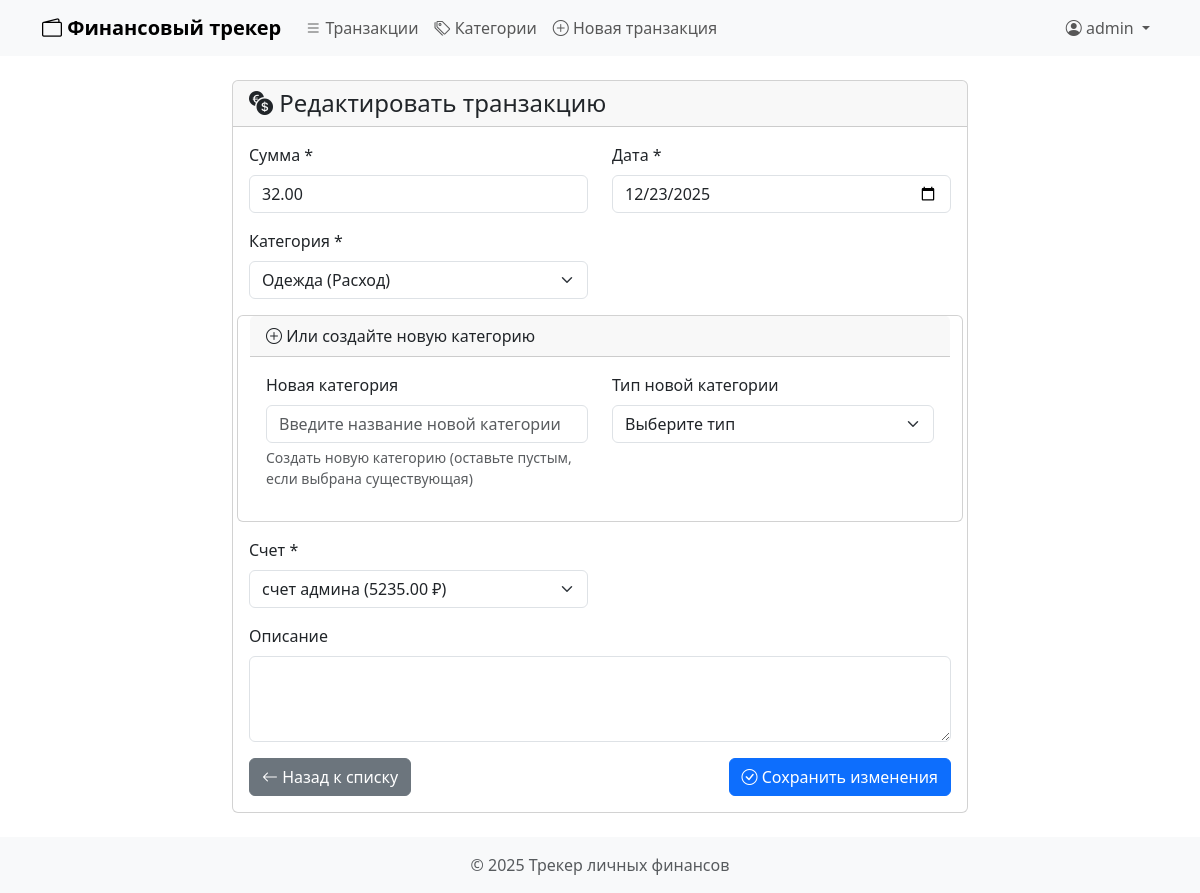
Page /transactions/2/edit/ (signed in) on the committed database.
### transactions/models.py (models this page shows, shortened)
class Transaction(models.Model):
    TRANSACTION_TYPES = (
        ('expense', 'Расход'),
        ('income', 'Доход'),
    )
    user = models.ForeignKey(
        settings.AUTH_USER_MODEL,
        on_delete=models.CASCADE,
        verbose_name='Пользователь'
    )
    amount = models.DecimalField(
        max_digits=12,
        decimal_places=2,
        verbose_name='Сумма'
    )
    date = models.DateField(
        verbose_name='Дата',
        db_index=True
    )
    category = models.ForeignKey(
        'categories.Category',
        on_delete=models.PROTECT,
        verbose_name='Категория'
    )
    account = models.ForeignKey(
        'accounts.Account',
        on_delete=models.PROTECT,
        verbose_name='Счет'
    )
    description = models.CharField(
        max_length=255,
        blank=True,
        verbose_name='Описание'
    )
    created_at = models.DateTimeField(
        auto_now_add=True,
        verbose_name='Создано'
    )
    updated_at = models.DateTimeField(
        auto_now=True,
        verbose_name='Обновлено'
    )
    class Meta:
        verbose_name = 'Транзакция'
        verbose_name_plural = 'Транзакции'
        ordering = ['-date', '-id']
        indexes = [
            models.Index(fields=['-date', 'user']),
            models.Index(fields=['category', 'user']),
        ]

### transactions/views.py (the view, shortened to what this page needs)
# urls.py: path('<int:pk>/edit/', views.TransactionUpdateView.as_view(), name='transaction_update'),
class TransactionUpdateView(LoginRequiredMixin, UpdateView):
    model = Transaction
    form_class = TransactionForm
    template_name = 'transactions/transaction_form.html'
    success_url = reverse_lazy('transactions:transaction_list')
    def get_queryset(self):
        return Transaction.objects.filter(user=self.request.user)
    def get_form_kwargs(self):
        kwargs = super().get_form_kwargs()
        kwargs['user'] = self.request.user
        return kwargs

### accounts/models.py (called while the page is built)
    def __str__(self):
        return f"{self.name} ({self.balance} ₽)"

### categories/models.py (called while the page is built)
    def __str__(self):
        return f"{self.name} ({self.get_type_display()})"

### templates/transactions/transaction_form.html (shortened to what this page needs)
{% extends 'base.html' %}
{% block content %}
<div class="row justify-content-center">
    <div class="col-md-8">
        <div class="card">
            <div class="card-header">
                <h4 class="mb-0">
                    <i class="bi bi-currency-exchange"></i>
                    {% if form.instance.pk %}Редактировать транзакцию{% else %}Новая транзакция{% endif %}
                </h4>
            </div>
            <div class="card-body">
                <form method="post" novalidate>
                    <div class="row">
                        <div class="col-md-6 mb-3">
                            <label for="{{ form.amount.id_for_label }}" class="form-label">
                                {{ form.amount.label }} *
                            </label>
                            {{ form.amount }}
                        </div>
                        <div class="col-md-6 mb-3">
                            <label for="{{ form.date.id_for_label }}" class="form-label">
                                {{ form.date.label }} *
                            </label>
                            {{ form.date }}
                        </div>
                    </div>
                    <div class="row">
                        <div class="col-md-6 mb-3">
                            <label for="{{ form.category.id_for_label }}" class="form-label">
                                {{ form.category.label }} *
                            </label>
                            {{ form.category }}
                        </div>
<div class="card mb-3">
    <div class="card-header">
        <i class="bi bi-plus-circle"></i> Или создайте новую категорию
    </div>
    <div class="card-body">
        <div class="row">
            <div class="col-md-6 mb-3">
                <label for="{{ form.new_category_name.id_for_label }}" class="form-label">
                    {{ form.new_category_name.label }}
                </label>
                {{ form.new_category_name }}
                <div class="form-text">{{ form.new_category_name.help_text }}</div>
            </div>
            <div class="col-md-6 mb-3">
                <label for="{{ form.new_category_type.id_for_label }}" class="form-label">
                    {{ form.new_category_type.label }}
                </label>
                {{ form.new_category_type }}
            </div>
        </div>
    </div>
</div>
                        <div class="col-md-6 mb-3">
                            <label for="{{ form.account.id_for_label }}" class="form-label">
                                {{ form.account.label }} *
                            </label>
                            {{ form.account }}
                        </div>
                    </div>
                    <div class="mb-3">
                        <label for="{{ form.description.id_for_label }}" class="form-label">
                            {{ form.description.label }}
                        </label>
                        {{ form.description }}
                    </div>
                    <div class="d-flex justify-content-between">
                        <a href="{% url 'transactions:transaction_list' %}" class="btn btn-secondary">
                            <i class="bi bi-arrow-left"></i> Назад к списку
                        </a>
                        <button type="submit" class="btn btn-primary">
                            <i class="bi bi-check-circle"></i>
                            {% if form.instance.pk %}Сохранить изменения{% else %}Создать транзакцию{% endif %}
                        </button>
                    </div>
                </form>
            </div>
        </div>
    </div>
</div>
{% endblock %}

### templates/base.html (shortened to what this page needs)
<!DOCTYPE html>
<html lang="ru">
<head>
    <link href="https://cdn.jsdelivr.net/npm/bootstrap@5.3.0-alpha1/dist/css/bootstrap.min.css" rel="stylesheet">
    <link rel="stylesheet" href="https://cdn.jsdelivr.net/npm/bootstrap-icons@1.10.0/font/bootstrap-icons.css">
</head>
<body>
<nav class="navbar navbar-expand-lg navbar-light bg-light">
    <div class="container">
        <a class="navbar-brand" href="{% url 'transactions:transaction_list' %}">
            <i class="bi bi-wallet2"></i> Финансовый трекер
        </a>
        <div class="collapse navbar-collapse" id="navbarNav">
            {% if user.is_authenticated %}
            <ul class="navbar-nav me-auto">
                <li class="nav-item">
                    <a class="nav-link" href="{% url 'transactions:transaction_list' %}">
                        <i class="bi bi-list"></i> Транзакции
                    </a>
                </li>
                <li class="nav-item">
                    <a class="nav-link" href="{% url 'categories:category_list' %}">
                        <i class="bi bi-tags"></i> Категории
                    </a>
                </li>
                <li class="nav-item">
                    <a class="nav-link" href="{% url 'transactions:transaction_create' %}">
                        <i class="bi bi-plus-circle"></i> Новая транзакция
                    </a>
                </li>
            </ul>
            {% endif %}
            <ul class="navbar-nav">
                {% if user.is_authenticated %}
                    <li class="nav-item dropdown">
                        <a class="nav-link dropdown-toggle" href="#" id="userDropdown" role="button" data-bs-toggle="dropdown">
                            <i class="bi bi-person-circle"></i> {{ user.username }}
                        </a>
                    </li>
                {% endif %}
            </ul>
        </div>
    </div>
</nav>
    <main class="container my-4">
        {% block content %}{% endblock %}
    </main>
    <footer class="footer mt-auto">
        <div class="container text-center">
            <span class="text-muted">© {% now "Y" %} Трекер личных финансов</span>
        </div>
    </footer>
</body>
</html>

### templates/base.html (style rules this page uses)
.navbar-brand { font-weight: bold; }
.footer { background-color: #f8f9fa; padding: 1rem 0; margin-top: 2rem; }

### rows in the picture
Transaction: amount "32.00", date "12/23/2025", category "Одежда (Расход)", account "счет админа (5235.00 ₽)"

### other values in the picture
{{ user.username }} "admin"
